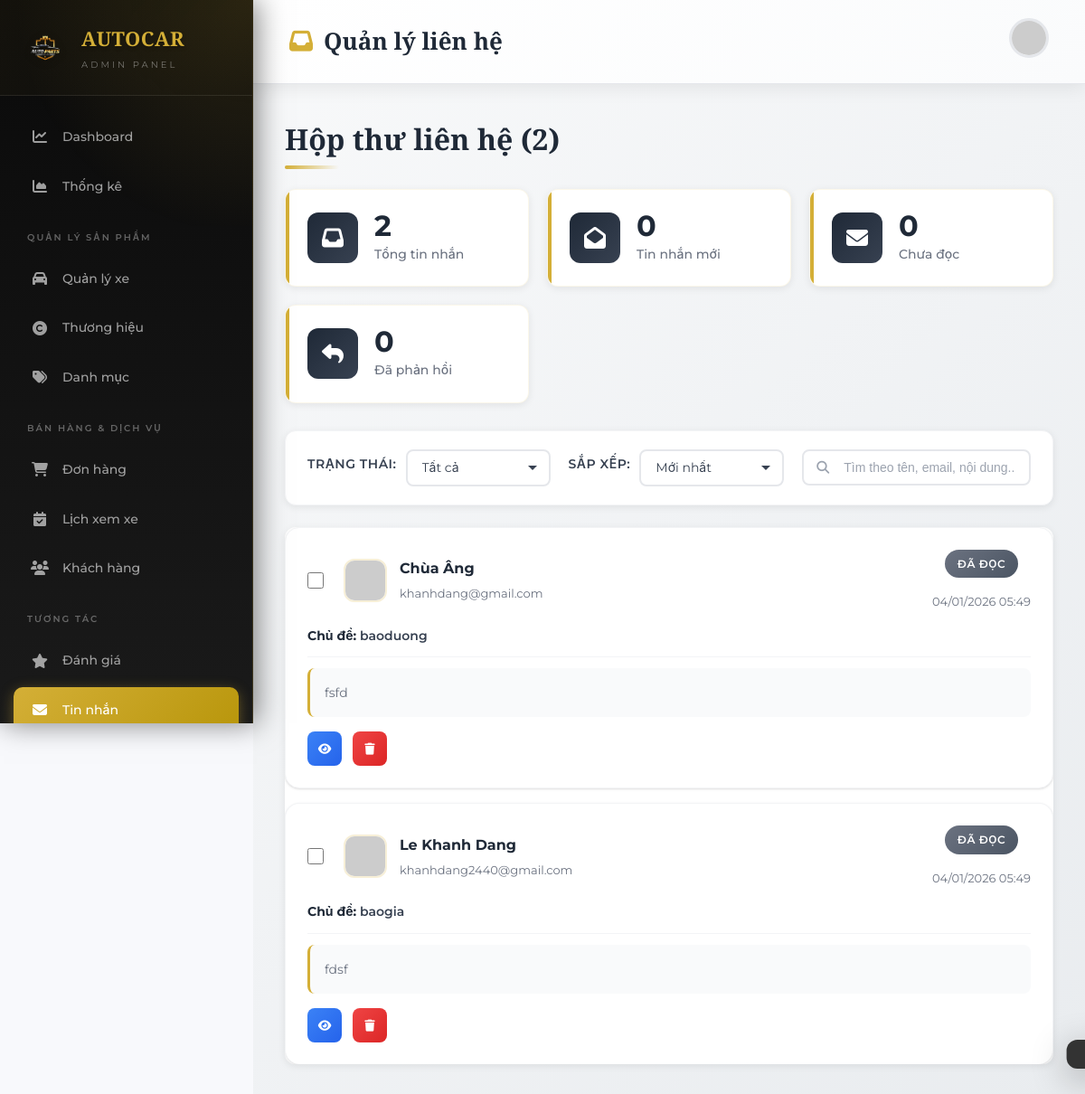
Screenshot of /admin/contacts (signed in) with the database file from the repository.
### tables this page shows
CREATE TABLE `contacts` (
  `id` int(11) NOT NULL,
  `name` varchar(100) NOT NULL,
  `email` varchar(150) NOT NULL,
  `phone` varchar(20) DEFAULT NULL,
  `subject` varchar(255) DEFAULT NULL,
  `message` text NOT NULL,
  `status` enum('new','processed','unread','read','replied') DEFAULT 'new',
  `created_at` timestamp NOT NULL DEFAULT current_timestamp()
);

### app/controllers/ContactController.php (called while the page is built, shortened)
<?php
require_once __DIR__ . '/../models/ContactModel.php';
class ContactController
{
    public function adminList()
    {
        require VIEW_PATH . '/admin/contacts/list.php';
    }
}

### config/database.php (called while the page is built, shortened)
<?php
class Database
{
    private static $instance = null;
    private $conn;
    private function __construct()
    {
        $config = require __DIR__ . '/config.php';
        $db = $config['db'];
        try {
            $dsn = "mysql:host={$db['host']};dbname={$db['dbname']};charset={$db['charset']}";
            $this->conn = new PDO($dsn, $db['username'], $db['password']);
            $this->conn->setAttribute(PDO::ATTR_ERRMODE, PDO::ERRMODE_EXCEPTION);
            $this->conn->setAttribute(PDO::ATTR_DEFAULT_FETCH_MODE, PDO::FETCH_ASSOC);
        } catch (PDOException $e) {
            die("Lỗi kết nối CSDL: " . $e->getMessage());
        }
    }
    public static function getInstance()
    {
        if (self::$instance === null) {
            self::$instance = new Database();
        }
        return self::$instance;
    }
    public function getConnection()
    {
        $this->ping();
        return $this->conn;
    }
    private function ping()
    {
        try {
            $this->conn->query('SELECT 1');
        } catch (PDOException $e) {
            $this->reconnect();
        }
    }
}

### config/config.php (called while the page is built, shortened)
<?php
return [
    'db' => [
        'host'     => 'localhost',
        'dbname'   => 'banxeoto',
        'username' => 'root',
        'password' => '',
        'charset'  => 'utf8mb4'
    ]
];

### app/models/BaseModel.php (called while the page is built, shortened)
<?php
require_once __DIR__ . '/../../config/database.php';
class BaseModel
{
    public function __construct()
    {
        $this->db = Database::getInstance()->getConnection();
    }
}

### app/models/ContactModel.php (called while the page is built, shortened)
<?php
require_once __DIR__ . '/BaseModel.php';
class ContactModel extends BaseModel
{
    protected $table = 'contacts';
    public function getAllContacts()
    {
        $stmt = $this->db->prepare("SELECT * FROM {$this->table} ORDER BY created_at DESC");
        $stmt->execute();
        return $stmt->fetchAll();
    }
}

### app/views/admin/contacts/list.php (the view, shortened to what this page needs)
<?php
require_once __DIR__ . '/../../../models/ContactModel.php';
$contactModel = new ContactModel();
$contacts = $contactModel->getAllContacts();
$totalContacts = count($contacts);
$newCount = count(array_filter($contacts, fn($c) => ($c['status'] ?? 'new') === 'new'));
$unreadCount = count(array_filter($contacts, fn($c) => ($c['status'] ?? 'unread') === 'unread'));
$repliedCount = count(array_filter($contacts, fn($c) => isset($c['status']) && $c['status'] === 'replied'));
?>
<!DOCTYPE html>
<html lang="vi">
<head>
    <link rel="stylesheet" href="https://cdnjs.cloudflare.com/ajax/libs/font-awesome/6.4.0/css/all.min.css">
    <link rel="stylesheet" href="<?= BASE_URL ?>/assets/css/admin-common.css">
    <link rel="stylesheet" href="<?= BASE_URL ?>/assets/css/admin-contacts.css">
    <link rel="stylesheet" href="<?= BASE_URL ?>/assets/css/admin-modal.css">
</head>
<body>
    <?php $activePage = 'contacts';
    include __DIR__ . '/../layouts/sidebar.php'; ?>
    <main class="admin-main">
        <header class="admin-header">
            <h1><i class="fas fa-inbox" style="color: #D4AF37; margin-right: 12px;"></i>Quản lý liên hệ</h1>
            <div class="header-profile">
                <img src="https://ui-avatars.com/api/?name=Admin&background=D4AF37&color=fff" alt="Admin">
            </div>
        </header>
        <div class="admin-content">
            <div class="page-header">
                <h2>Hộp thư liên hệ (<?= $totalContacts ?>)</h2>
            </div>
            <div class="stats-row">
                <div class="stat-card">
                    <div class="stat-icon blue"><i class="fas fa-inbox"></i></div>
                    <div class="stat-info">
                        <h3><?= $totalContacts ?></h3>
                        <p>Tổng tin nhắn</p>
                    </div>
                </div>
                <div class="stat-card">
                    <div class="stat-icon orange"><i class="fas fa-envelope-open"></i></div>
                    <div class="stat-info">
                        <h3><?= $newCount ?></h3>
                        <p>Tin nhắn mới</p>
                    </div>
                </div>
                <div class="stat-card">
                    <div class="stat-icon red"><i class="fas fa-envelope"></i></div>
                    <div class="stat-info">
                        <h3><?= $unreadCount ?></h3>
                        <p>Chưa đọc</p>
                    </div>
                </div>
                <div class="stat-card">
                    <div class="stat-icon green"><i class="fas fa-reply"></i></div>
                    <div class="stat-info">
                        <h3><?= $repliedCount ?></h3>
                        <p>Đã phản hồi</p>
                    </div>
                </div>
            </div>
            <div class="filters-bar">
                <div class="filter-group">
                    <label>Trạng thái:</label>
                    <select id="filterStatus">
                        <option value="">Tất cả</option>
                    </select>
                </div>
                <div class="filter-group">
                    <label>Sắp xếp:</label>
                    <select id="sortBy">
                        <option value="newest">Mới nhất</option>
                    </select>
                </div>
                <div class="filter-search">
                    <input type="text" id="searchContact" placeholder="Tìm theo tên, email, nội dung...">
                </div>
            </div>
            <?php if ($totalContacts === 0): ?>
                <div class="empty-state">
                    <div class="empty-icon">
                        <i class="fas fa-envelope-open"></i>
                    </div>
                    <h3>Chưa có tin nhắn nào</h3>
                    <p>Tin nhắn từ khách hàng sẽ xuất hiện ở đây khi họ gửi liên hệ qua form trên website.</p>
                </div>
            <?php else: ?>
                <div class="contacts-list">
                    <?php foreach ($contacts as $contact): ?>
                        <div class="contact-card <?= $contact['status'] ?? 'unread' ?>" data-status="<?= $contact['status'] ?? 'unread' ?>" data-date="<?= strtotime($contact['created_at']) ?>" data-name="<?= htmlspecialchars($contact['name']) ?>">
                            <div class="contact-header">
                                <div class="contact-sender">
                                    <input type="checkbox" class="contact-checkbox" value="<?= $contact['id'] ?>" onchange="updateBulkActions()">
                                    <img src="https://ui-avatars.com/api/?name=<?= urlencode($contact['name']) ?>&background=D4AF37&color=fff" alt="">
                                    <div class="contact-sender-info">
                                        <h4><?= htmlspecialchars($contact['name']) ?></h4>
                                        <p><?= htmlspecialchars($contact['email']) ?></p>
                                    </div>
                                </div>
                                <div class="contact-meta">
                                    <span class="contact-status <?= $contact['status'] ?? 'unread' ?>">
                                        <?php
                                        switch ($contact['status'] ?? 'unread') {
                                            case 'read':
                                                echo 'Đã đọc';
                                                break;
                                        }
                                        ?>
                                    </span>
                                    <span class="contact-date"><?= date('d/m/Y H:i', strtotime($contact['created_at'])) ?></span>
                                </div>
                            </div>
                            <div class="contact-subject">
                                <strong>Chủ đề:</strong> <?= htmlspecialchars($contact['subject'] ?? 'Không có tiêu đề') ?>
                            </div>
                            <div class="contact-message">
                                <?= nl2br(htmlspecialchars($contact['message'])) ?>
                            </div>
                            <div class="contact-actions">
                                <button class="action-btn view"
                                    data-id="<?= $contact['id'] ?>"
                                    data-name="<?= htmlspecialchars($contact['name']) ?>"
                                    data-email="<?= htmlspecialchars($contact['email']) ?>"
                                    data-phone="<?= htmlspecialchars($contact['phone'] ?? '') ?>"
                                    data-subject="<?= htmlspecialchars($contact['subject'] ?? 'Không có tiêu đề') ?>"
                                    data-message="<?= htmlspecialchars($contact['message']) ?>"
                                    data-status="<?= $contact['status'] ?? 'unread' ?>"
                                    data-date="<?= date('d/m/Y H:i', strtotime($contact['created_at'])) ?>"
                                    onclick="viewContactData(this)"
                                    title="Xem chi tiết">
                                    <i class="fas fa-eye"></i>
                                </button>
                                <button class="action-btn delete"
                                    data-id="<?= $contact['id'] ?>"
                                    data-name="<?= htmlspecialchars($contact['name']) ?>"
                                    onclick="confirmDeleteData(this)"
                                    title="Xóa">
                                    <i class="fas fa-trash"></i>
                                </button>
                            </div>
                        </div>
                    <?php endforeach; ?>
                </div>
            <?php endif; ?>
        </div>
    </main>
    <div class="toast" id="toast"></div>
</body>
</html>

### assets/css/admin-contacts.css (style rules this page uses)
.contact-sender { display: flex; align-items: center; gap: 12px; }
.contact-subject { font-weight: 600; color: var(--gray-800); margin-bottom: 4px; }
.contact-status { padding: 6px 14px; border-radius: 20px; font-size: 11px; font-weight: 700; text-transform: uppercase; letter-spacing: 0.5px; display: inline-block; }
.contact-status.read { background: var(--gray-100); color: var(--gray-500); }
.contact-actions { display: flex; gap: 8px; }
.contacts-list { display: flex; flex-direction: column; gap: 16px; }
.contact-card { background: #fff; border-radius: var(--radius-lg); padding: 24px; box-shadow: var(--shadow); border: 1px solid var(--gray-100); transition: all 0.3s ease; }
.contact-header { display: flex; justify-content: space-between; align-items: flex-start; margin-bottom: 16px; }
.contact-sender { display: flex; align-items: center; gap: 14px; }
.contact-sender img { width: 50px; height: 50px; border-radius: 50%; object-fit: cover; }
.contact-sender-info h4 { font-size: 16px; font-weight: 600; color: var(--gray-800); margin: 0 0 4px 0; }
.contact-sender-info p { font-size: 13px; color: var(--gray-500); margin: 0; }
.contact-meta { display: flex; flex-direction: column; align-items: flex-end; gap: 8px; }
.contact-date { font-size: 12px; color: var(--gray-400); }
.contact-subject { font-size: 14px; color: var(--gray-600); margin-bottom: 12px; padding-bottom: 12px; border-bottom: 1px solid var(--gray-100); }
.contact-message { font-size: 14px; color: var(--gray-700); line-height: 1.7; margin-bottom: 20px; }
.contact-card .contact-actions { display: flex; gap: 12px; flex-wrap: wrap; }
.contact-checkbox { width: 18px; height: 18px; cursor: pointer; margin-right: 8px; accent-color: var(--primary); }
.stats-row { display: grid; grid-template-columns: repeat(4, 1fr); gap: 20px; margin-bottom: 30px; }
@media (max-width: 1200px) { .stats-row { grid-template-columns: repeat(2, 1fr); } }
.stat-icon.orange { background: linear-gradient(135deg, rgba(249, 115, 22, 0.15) 0%, rgba(249, 115, 22, 0.25) 100%); color: #f97316; }
.filter-group { display: flex; align-items: center; gap: 10px; }
.filter-group label { font-weight: 600; color: var(--gray-700); white-space: nowrap; }
.filter-group select { min-width: 180px; }

### assets/css/admin-modal.css (style rules this page uses)
.toast { position: fixed; bottom: 30px; right: 30px; padding: 16px 24px; background: #333; color: #fff; border-radius: 12px; box-shadow: 0 10px 40px rgba(0, 0, 0, 0.3); display: flex; align-items: center; gap: 12px; z-index: 99999; transform: translateX(120%); transition: transform 0.4s cubic-bezier(0.4, 0, 0.2, 1); }

### rows the page displays
contacts: name "Chùa Âng", email "khanhdang@gmail.com", status "ĐÃ ĐỌC", created_at "04/01/2026 05:49", subject "baoduong", message "fsfd"
contacts: name "Le Khanh Dang", email "khanhdang2440@gmail.com", status "ĐÃ ĐỌC", created_at "04/01/2026 05:49", subject "baogia", message "fdsf"

### other values shown
$totalContacts "2"
$newCount "0"
$unreadCount "0"
$repliedCount "0"
